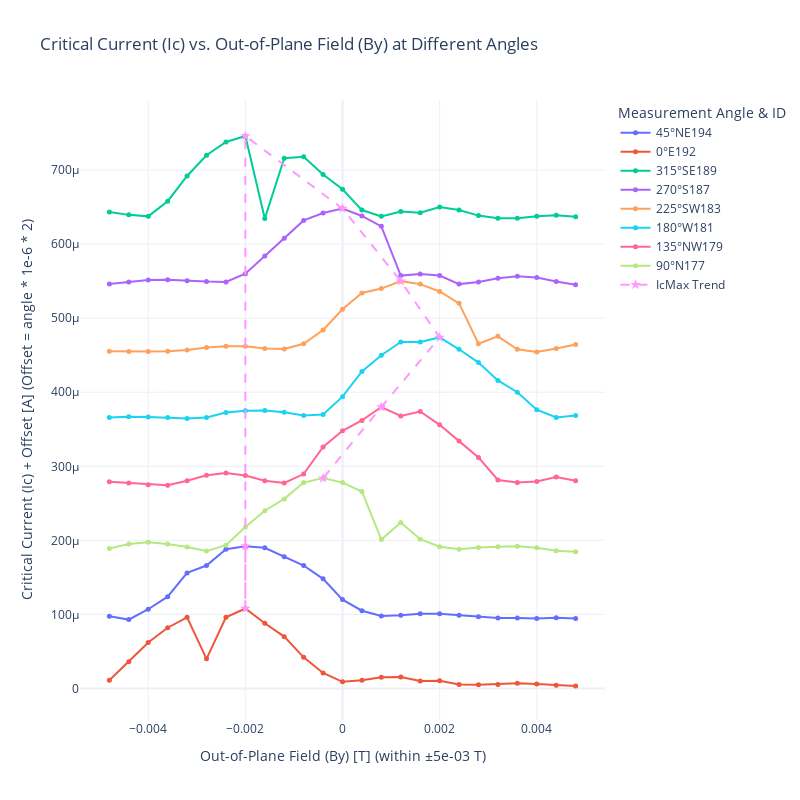

Notebook code cell kept with this figure:
### Code cell
import pandas as pd
import plotly.graph_objects as go
from IPython.display import clear_output

# Assume plot_heatmaps is defined elsewhere and works as expected
# from your_module import plot_heatmaps # Example of how you might import it

# --- Helper Function Definition (Modified) ---
def process_and_plot_data(dataid, angle, angle_label, fig, IcMax_df, ByRange, f_factor):
    """
    Processes data for a given angle and dataid, updates the IcMax_df,
    adds a trace to the figure, and returns the filtered Ic_df.

    Args:
        dataid (int): The ID of the dataset.
        angle (int or float): The angle in degrees.
        angle_label (str): A short label for the angle (e.g., "NE", "E").
        fig (go.Figure): The Plotly figure object to add traces to.
        IcMax_df (pd.DataFrame): DataFrame to store maximum Ic values.
        ByRange (float): The range to filter 'param_value'.
        f_factor (float): The factor 'f' used in Ic_offset calculation.

    Returns:
        tuple: Updated (fig, IcMax_df, Ic_df_filtered)
    """
    print(f"Processing dataid: {dataid}, angle: {angle}° ({angle_label})")
    Ic_offset = angle * 1e-6 * f_factor
    
    # --- Placeholder for plot_heatmaps and Ic_df generation ---
    if 'plot_heatmaps' not in globals():
        # print(f"Warning: 'plot_heatmaps' function not found. Using dummy data for dataid {dataid}.")
        _data_points = 10 # Number of points for By
        # Symmetrically distributed param_values around 0, within ByRange
        _param_values = [(val / (_data_points / 2 -1)) * ByRange if _data_points > 1 else 0 for val in range(-int(_data_points/2)+1, int(_data_points/2)+1)]
        _param_values = sorted(list(set(_param_values))) # Ensure unique and sorted values
        if not _param_values and ByRange == 0: # Handle edge case where ByRange is 0
             _param_values = [0.0]
        elif not _param_values and _data_points ==1:
             _param_values = [0.0]


        # Dummy Ic values that somewhat decrease away from param_value = 0 and vary with angle
        _ic_values = [
            max(0, 5e-6 - abs(pv) * 5e-4 - (abs(angle - 180)/180)*2e-6 + (0 if pv !=0 else 0.5e-6 * ( (180-abs(angle-180))/180 ) ) ) 
            for pv in _param_values
        ]
        Ic_df = pd.DataFrame({
            "param_value": _param_values,
            "Ic": _ic_values
        })
        # fig1, fig2, fig3 are not used by this function if we only use dummy data
    else:
        fig1, fig2, fig3, Ic_df = plot_heatmaps(dataid)
    # --- End of Placeholder ---

    Ic_df_filtered = Ic_df[(Ic_df["param_value"] <= ByRange) & (Ic_df["param_value"] >= -ByRange)].copy()

    if Ic_df_filtered.empty:
        print(f"Warning: Ic_df_filtered is empty for dataid {dataid} after filtering with ByRange {ByRange}. Skipping this data point for IcMax and plot trace.")
        return fig, IcMax_df, Ic_df_filtered # Return empty DF for consistency

    if 'Ic' not in Ic_df_filtered.columns or not pd.api.types.is_numeric_dtype(Ic_df_filtered['Ic']):
        print(f"Error: 'Ic' column is missing or not numeric in Ic_df_filtered for dataid {dataid}.")
        # Return the current state and an empty df for Ic_df_filtered to signal error
        return fig, IcMax_df, pd.DataFrame(columns=['param_value', 'Ic']) 

    By = Ic_df_filtered.loc[Ic_df_filtered["Ic"].idxmax(), "param_value"]
    Ic_max_value = Ic_df_filtered["Ic"].max()
    
    new_row_data = [{"angle": angle, "IcMax": Ic_max_value, "By": By, "dataid": dataid}]
    new_row_df = pd.DataFrame(new_row_data)
    IcMax_df = pd.concat([IcMax_df, new_row_df], ignore_index=True)
    
    fig.add_trace(go.Scatter(
        x=Ic_df_filtered["param_value"],
        y=Ic_df_filtered["Ic"] + Ic_offset,
        mode='lines+markers',
        name=f'{angle}°{angle_label}{dataid}',
        marker=dict(size=5),
        line=dict(width=2)
    ))
    
    # clear_output(wait=True) # Commented out for potentially faster processing in loops if output is large
    return fig, IcMax_df, Ic_df_filtered # Return the filtered DataFrame

# --- Main Script ---
f = 2
ByRange = 5e-3 # Max By value for X-axis of heatmap and for filtering individual traces
IcMax_df = pd.DataFrame(columns=["angle", "IcMax", "By", "dataid"])
fig = go.Figure()

data_points = [
    {"dataid": 194, "angle": 45, "label": "NE"},
    {"dataid": 192, "angle": 0, "label": "E"},
    {"dataid": 189, "angle": 315, "label": "SE"},
    {"dataid": 187, "angle": 270, "label": "S"},
    {"dataid": 183, "angle": 225, "label": "SW"},
    {"dataid": 181, "angle": 180, "label": "W"},
    {"dataid": 179, "angle": 135, "label": "NW"},
    {"dataid": 177, "angle": 90, "label": "N"},
]

all_dfs_for_heatmap = [] # To collect DataFrames for the heatmap

# Loop through the data points and process them
for point in data_points:
    fig, IcMax_df, current_Ic_df_filtered = process_and_plot_data(
        dataid=point["dataid"],
        angle=point["angle"],
        angle_label=point["label"],
        fig=fig,
        IcMax_df=IcMax_df,
        ByRange=ByRange,
        f_factor=f
    )
    if current_Ic_df_filtered is not None and not current_Ic_df_filtered.empty:
        # Select only necessary columns and add the angle for heatmap construction
        df_slice = current_Ic_df_filtered[['param_value', 'Ic']].copy()
        df_slice['angle'] = point["angle"]
        all_dfs_for_heatmap.append(df_slice)

clear_output(wait=True) # Clear output once after all processing

# Add IcMax_df trace to the scatter fig
if not IcMax_df.empty:
    fig.add_trace(go.Scatter(
        x=IcMax_df["By"],
        y=IcMax_df["IcMax"] + IcMax_df["angle"] * 1e-6 * f,
        mode='lines+markers',
        name='IcMax Trend',
        marker=dict(size=8, symbol='star'),
        line=dict(width=2, dash='dash')
    ))
else:
    print("IcMax_df is empty. Skipping the IcMax trend plot.")

fig.update_layout(
    title="Critical Current (Ic) vs. Out-of-Plane Field (By) at Different Angles",
    xaxis_title=f"Out-of-Plane Field (By) [T] (within ±{ByRange:.0e} T)",
    yaxis_title=f"Critical Current (Ic) + Offset [A] (Offset = angle * 1e-6 * {f})",
    legend_title="Measurement Angle & ID",
    hovermode="x unified",
    width=800,
    height=800,
    template="plotly_white"
)
fig.show()

print("\nFinal IcMax DataFrame:")
print(IcMax_df)

# --- Heatmap Generation ---
if all_dfs_for_heatmap:
    heatmap_source_data = pd.concat(all_dfs_for_heatmap, ignore_index=True)
    
    if not heatmap_source_data.empty and 'param_value' in heatmap_source_data and 'angle' in heatmap_source_data and 'Ic' in heatmap_source_data:
        try:
            # Create the pivot table: angles as rows, By (param_value) as columns, Ic as values
            pivot_table = heatmap_source_data.pivot_table(
                index='angle', 
                columns='param_value', 
                values='Ic'
            )
            
            # Sort index (angles) and columns (By values) for an ordered heatmap
            pivot_table = pivot_table.sort_index(axis=0)  # Sort by angle (Y-axis)
            pivot_table = pivot_table.sort_index(axis=1)  # Sort by param_value (X-axis)

            heatmap_fig = go.Figure(data=go.Heatmap(
                z=pivot_table.values,    # 2D array of Ic values
                x=pivot_table.columns,   # By (param_value)
                y=pivot_table.index,     # Angles
                colorscale='RdBu',    # Example colorscale
                colorbar=dict(title='Ic [A]'),
                connectgaps=False,
            ))
            
            heatmap_fig.update_layout(
                title='Critical Current (Ic) Heatmap@r60mT',
                xaxis_title=f"Out-of-Plane Field (By) [T] (within ±{ByRange:.0e} T)",
                yaxis_title='Angle [degrees]',
                # xaxis_type='linear' # Default, should work if param_value is numeric
                yaxis_type='category', # Angles are distinct categories
                width=800,
                height=800,
                template="plotly_white"
            )
            heatmap_fig.show()
            
        except Exception as e:
            print(f"Could not generate heatmap. Error: {e}")
            print("Sample of data intended for pivot table:")
            print(heatmap_source_data.head())
    else:
        print("Source data for heatmap is empty or missing required columns ('param_value', 'angle', 'Ic').")
else:
    print("No data was collected to generate the heatmap (all_dfs_for_heatmap list is empty).")

### Figure 1 — Plotly figure (JSON) as saved in the notebook; plotly's stock layout.template omitted (floating-point values rounded to 4 significant figures)
{"data": [{"line": {"width": 2}, "marker": {"size": 5}, "mode": "lines+markers", "name": "45°NE194", "type": "scatter", "x": [-0.0048, -0.0044, -0.004, -0.0036, -0.0032, -0.0028, -0.0024, -0.002, -0.0016, -0.0012, -0.0008, -0.0004, 0.0, 0.0004, 0.0008, 0.0012, 0.0016, 0.002, 0.0024, 0.0028, 0.0032, 0.0036, 0.004, 0.0044, 0.0048], "y": [9.75e-05, 9.3e-05, 0.000107, 0.000124, 0.000156, 0.000166, 0.000188, 0.000192, 0.00019, 0.000178, 0.000166, 0.000148, 0.00012, 0.000105, 9.8e-05, 9.9e-05, 0.000101, 0.000101, 9.9e-05, 9.7e-05, 9.5e-05, 9.5e-05, 9.45e-05, 9.55e-05, 9.45e-05]}, {"line": {"width": 2}, "marker": {"size": 5}, "mode": "lines+markers", "name": "0°E192", "type": "scatter", "x": [-0.0048, -0.0044, -0.004, -0.0036, -0.0032, -0.0028, -0.0024, -0.002, -0.0016, -0.0012, -0.0008, -0.0004, 0.0, 0.0004, 0.0008, 0.0012, 0.0016, 0.002, 0.0024, 0.0028, 0.0032, 0.0036, 0.004, 0.0044, 0.0048], "y": [1.1e-05, 3.6e-05, 6.2e-05, 8.2e-05, 9.6e-05, 4e-05, 9.6e-05, 0.000108, 8.8e-05, 7e-05, 4.2e-05, 2.1e-05, 9e-06, 1.1e-05, 1.5e-05, 1.55e-05, 1e-05, 1.05e-05, 5.5e-06, 5e-06, 5.5e-06, 7e-06, 6e-06, 4.5e-06, 3.5e-06]}, {"line": {"width": 2}, "marker": {"size": 5}, "mode": "lines+markers", "name": "315°SE189", "type": "scatter", "x": [-0.0048, -0.0044, -0.004, -0.0036, -0.0032, -0.0028, -0.0024, -0.002, -0.0016, -0.0012, -0.0008, -0.0004, 0.0, 0.0004, 0.0008, 0.0012, 0.0016, 0.002, 0.0024, 0.0028, 0.0032, 0.0036, 0.004, 0.0044, 0.0048], "y": [0.0006435, 0.0006395, 0.0006375, 0.000658, 0.000692, 0.00072, 0.000738, 0.000746, 0.0006345, 0.000716, 0.000718, 0.000694, 0.000674, 0.000646, 0.0006375, 0.000644, 0.0006425, 0.00065, 0.000646, 0.0006385, 0.000635, 0.000635, 0.0006375, 0.000639, 0.000637]}, {"line": {"width": 2}, "marker": {"size": 5}, "mode": "lines+markers", "name": "270°S187", "type": "scatter", "x": [-0.0048, -0.0044, -0.004, -0.0036, -0.0032, -0.0028, -0.0024, -0.002, -0.0016, -0.0012, -0.0008, -0.0004, 0.0, 0.0004, 0.0008, 0.0012, 0.0016, 0.002, 0.0024, 0.0028, 0.0032, 0.0036, 0.004, 0.0044, 0.0048], "y": [0.000546, 0.000549, 0.0005515, 0.000552, 0.0005505, 0.0005495, 0.000549, 0.00056, 0.000584, 0.000608, 0.000632, 0.000642, 0.000648, 0.000638, 0.000624, 0.0005575, 0.0005595, 0.0005575, 0.000546, 0.000549, 0.000554, 0.0005565, 0.000555, 0.0005495, 0.000545]}, {"line": {"width": 2}, "marker": {"size": 5}, "mode": "lines+markers", "name": "225°SW183", "type": "scatter", "x": [-0.0048, -0.0044, -0.004, -0.0036, -0.0032, -0.0028, -0.0024, -0.002, -0.0016, -0.0012, -0.0008, -0.0004, 0.0, 0.0004, 0.0008, 0.0012, 0.0016, 0.002, 0.0024, 0.0028, 0.0032, 0.0036, 0.004, 0.0044, 0.0048], "y": [0.0004555, 0.000455, 0.000455, 0.0004555, 0.000457, 0.0004605, 0.000462, 0.000462, 0.000459, 0.0004585, 0.0004655, 0.000484, 0.000512, 0.000534, 0.00054, 0.00055, 0.000546, 0.000536, 0.00052, 0.0004655, 0.0004755, 0.000458, 0.0004545, 0.000459, 0.0004645]}, {"line": {"width": 2}, "marker": {"size": 5}, "mode": "lines+markers", "name": "180°W181", "type": "scatter", "x": [-0.0048, -0.0044, -0.004, -0.0036, -0.0032, -0.0028, -0.0024, -0.002, -0.0016, -0.0012, -0.0008, -0.0004, 0.0, 0.0004, 0.0008, 0.0012, 0.0016, 0.002, 0.0024, 0.0028, 0.0032, 0.0036, 0.004, 0.0044, 0.0048], "y": [0.000366, 0.000367, 0.0003665, 0.000366, 0.0003645, 0.000366, 0.0003725, 0.000375, 0.0003755, 0.000373, 0.0003685, 0.00037, 0.000394, 0.000428, 0.00045, 0.000468, 0.000468, 0.000474, 0.000458, 0.00044, 0.000416, 0.0004, 0.0003765, 0.000366, 0.0003685]}, {"line": {"width": 2}, "marker": {"size": 5}, "mode": "lines+markers", "name": "135°NW179", "type": "scatter", "x": [-0.0048, -0.0044, -0.004, -0.0036, -0.0032, -0.0028, -0.0024, -0.002, -0.0016, -0.0012, -0.0008, -0.0004, 0.0, 0.0004, 0.0008, 0.0012, 0.0016, 0.002, 0.0024, 0.0028, 0.0032, 0.0036, 0.004, 0.0044, 0.0048], "y": [0.000279, 0.0002775, 0.000275, 0.0002745, 0.0002805, 0.000288, 0.000291, 0.0002875, 0.0002805, 0.0002775, 0.0002895, 0.000326, 0.000348, 0.000362, 0.00038, 0.000368, 0.000374, 0.000356, 0.000334, 0.000312, 0.0002815, 0.000278, 0.0002795, 0.0002855, 0.0002805]}, {"line": {"width": 2}, "marker": {"size": 5}, "mode": "lines+markers", "name": "90°N177", "type": "scatter", "x": [-0.0048, -0.0044, -0.004, -0.0036, -0.0032, -0.0028, -0.0024, -0.002, -0.0016, -0.0012, -0.0008, -0.0004, 0.0, 0.0004, 0.0008, 0.0012, 0.0016, 0.002, 0.0024, 0.0028, 0.0032, 0.0036, 0.004, 0.0044, 0.0048], "y": [0.000189, 0.000195, 0.0001975, 0.000195, 0.000191, 0.0001855, 0.0001935, 0.000218, 0.00024, 0.000256, 0.000278, 0.000284, 0.000278, 0.000266, 0.000201, 0.000224, 0.0002015, 0.0001915, 0.000188, 0.0001905, 0.0001915, 0.000192, 0.00019, 0.000186, 0.0001845]}, {"line": {"dash": "dash", "width": 2}, "marker": {"size": 8, "symbol": "star"}, "mode": "lines+markers", "name": "IcMax Trend", "type": "scatter", "x": [-0.002, -0.002, -0.002, 0.0, 0.0012, 0.002, 0.0008, -0.0004], "y": [0.000192, 0.000108, 0.000746, 0.000648, 0.00055, 0.000474, 0.00038, 0.000284]}], "layout": {"height": 800, "hovermode": "x unified", "legend": {"title": {"text": "Measurement Angle & ID"}}, "title": {"text": "Critical Current (Ic) vs. Out-of-Plane Field (By) at Different Angles"}, "width": 800, "xaxis": {"title": {"text": "Out-of-Plane Field (By) [T] (within ±5e-03 T)"}}, "yaxis": {"title": {"text": "Critical Current (Ic) + Offset [A] (Offset = angle * 1e-6 * 2)"}}}}
